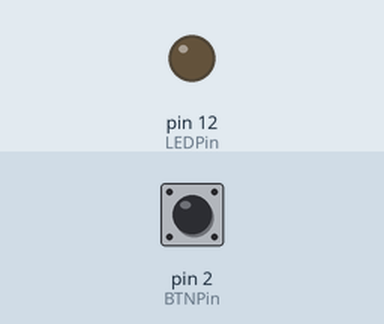
Recording of a sketch running on a simulated Arduino Uno, built with avr-gcc and run on an emulated ATmega328P. Parts: output pins drawn as LEDs (lit = HIGH). Dashed ring = blinking. The test bench sets the inputs (shaded band); at power-on: pin 2 (BTNPin) LOW.

Above: at 1.2 s.
1.3 s: pin 2 (BTNPin) pulled HIGH for 1 s
At 1.41 s:
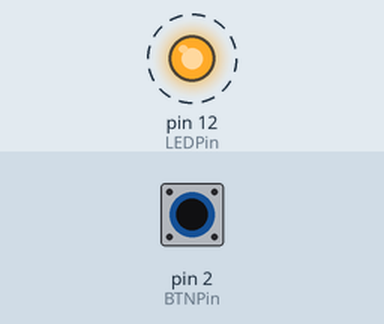
4.3 s: pin 2 (BTNPin) pulled HIGH for 3.2 s
At 8.8 s:
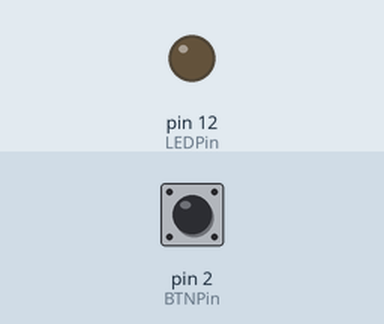
Timing chart, 0 to 10.3 s (numbered marks = the images above; inputs shaded):
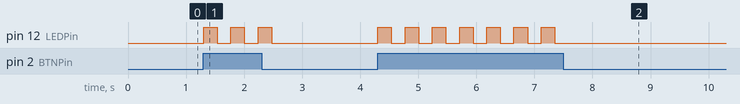

Measured:
- after the input at 1.3 s, pin 12 (LEDPin): alternates HIGH for 0.23 s and LOW for 0.23 s, 6 changes in all, then stays LOW, starting at once
- after the input at 4.3 s, pin 12 (LEDPin): alternates HIGH for 0.23 s and LOW for 0.23 s, 14 changes in all, then stays LOW, starting at once

The sketch:

InterruptBlinking.ino
```cpp
/*
If button is pressed - LED is blinking
*/

#define LEDPin 12
const int BTNPin = 2;
const int InterNum = 0;

void setup() {
  pinMode(LEDPin, OUTPUT);
  attachInterrupt(InterNum,blinkingState,RISING);
  Serial.begin(9600);
}

void blinkingState() {
  delay(50);

  while(digitalRead(BTNPin))
  {
    digitalWrite(LEDPin,HIGH);
    delay(50000);
    digitalWrite(LEDPin,LOW);
    delay(50000);
  }
}

void loop() {
    digitalWrite(LEDPin,LOW);
}
```
